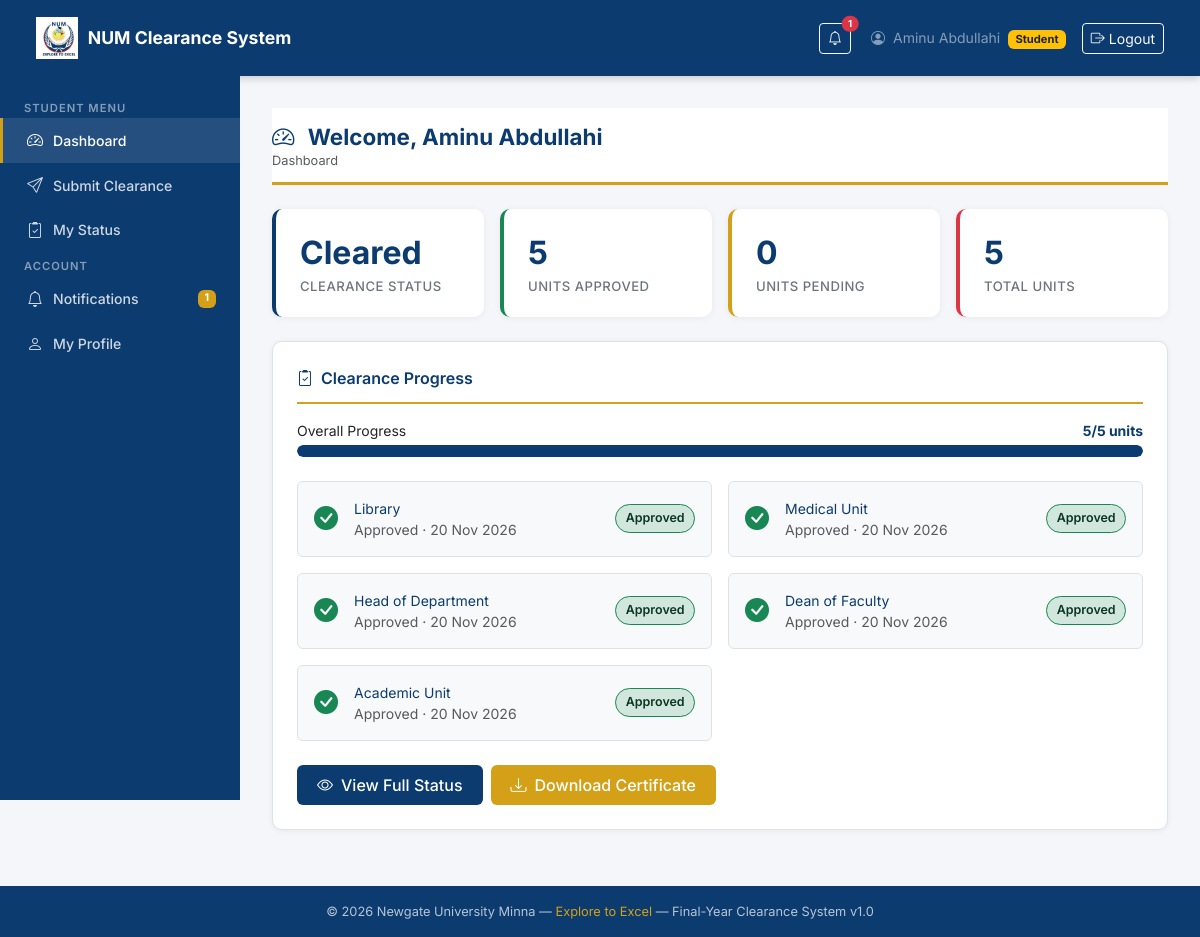
Screenshot of /dashboard/ (signed in) with the database file from the repository.
### accounts/models.py (models this page shows, shortened)
class CustomUser(AbstractUser):
    ROLE_CHOICES = [
        ('student',      'Student'),
        ('bursary',      'Bursary Officer'),
        ('unit_officer', 'Unit Officer'),
        ('admin',        'Administrator'),
    ]
    role            = models.CharField(max_length=20, choices=ROLE_CHOICES, default='student')
    matric_number   = models.CharField(max_length=20, blank=True, null=True, unique=True)
    department      = models.CharField(max_length=100, blank=True, null=True)
    phone           = models.CharField(max_length=15, blank=True, null=True)
    is_verified     = models.BooleanField(default=False)
    @property
    def is_student(self):
        return self.role == 'student'

### clearance/models.py (models this page shows, shortened)
class ClearanceRequest(models.Model):
    STATUS_CHOICES = [
        ('pending',  'Pending'),
        ('cleared',  'Cleared'),
        ('declined', 'Declined'),
    ]
    student             = models.ForeignKey(
                            settings.AUTH_USER_MODEL,
                            on_delete=models.CASCADE,
                            related_name='clearance_requests',
                            limit_choices_to={'role': 'student'}
                          )
    session_year        = models.CharField(max_length=20)   # e.g. 2024/2025
    status              = models.CharField(max_length=10, choices=STATUS_CHOICES, default='pending')
    bursary_confirmed   = models.BooleanField(default=False)
    bursary_confirmed_by = models.ForeignKey(
                            settings.AUTH_USER_MODEL,
                            on_delete=models.SET_NULL,
                            null=True, blank=True,
                            related_name='bursary_confirmations',
                            limit_choices_to={'role': 'bursary'}
                          )
    bursary_confirmed_at = models.DateTimeField(null=True, blank=True)
    current_unit        = models.ForeignKey(
                            Unit,
                            on_delete=models.SET_NULL,
                            null=True, blank=True,
                            related_name='current_requests'
                          )
    submitted_at        = models.DateTimeField(auto_now_add=True)
    completed_at        = models.DateTimeField(null=True, blank=True)
    class Meta:
        unique_together = ('student', 'session_year')
        ordering = ['-submitted_at']

class Approval(models.Model):
    STATUS_CHOICES = [
        ('pending',  'Pending'),
        ('approved', 'Approved'),
        ('conditional',  'Conditional'),
        ('declined', 'Declined'),
    ]
    request     = models.ForeignKey(
                    ClearanceRequest,
                    on_delete=models.CASCADE,
                    related_name='approvals'
                  )
    unit        = models.ForeignKey(
                    Unit,
                    on_delete=models.CASCADE,
                    related_name='approvals'
                  )
    officer     = models.ForeignKey(
                    settings.AUTH_USER_MODEL,
                    on_delete=models.SET_NULL,
                    null=True, blank=True,
                    related_name='approval_actions'
                  )
    status      = models.CharField(max_length=15, choices=STATUS_CHOICES, default='pending')
    remarks     = models.TextField(blank=True, null=True)
    actioned_at = models.DateTimeField(null=True, blank=True)
    class Meta:
        unique_together = ('request', 'unit')
        ordering = ['unit__order']

class Unit(models.Model):
    name        = models.CharField(max_length=100)
    order       = models.PositiveIntegerField(unique=True)  # defines the approval sequence
    officer     = models.ForeignKey(
                    settings.AUTH_USER_MODEL,
                    on_delete=models.SET_NULL,
                    null=True, blank=True,
                    related_name='assigned_unit',
                    limit_choices_to={'role': 'unit_officer'}
                  )
    is_active   = models.BooleanField(default=True)
    created_at  = models.DateTimeField(auto_now_add=True)
    class Meta:
        ordering = ['order']

### accounts/views.py (the view, shortened to what this page needs)
# urls.py: path('dashboard/', account_views.dashboard_view, name='dashboard'),
@login_required
def dashboard_view(request):
    from clearance.models import ClearanceRequest, Approval, Unit
    from django.utils import timezone
    context = {}
    if request.user.is_student:
        try:
            cr = ClearanceRequest.objects.get(student=request.user)
            approvals      = cr.approvals.select_related('unit').all()
            units_total    = approvals.count()
            units_approved = approvals.filter(status='approved').count()
            units_pending  = approvals.filter(status='pending').count()
            progress_percent = int((units_approved / units_total) * 100) \
                               if units_total > 0 else 0
            if cr.status == 'cleared':
                status_display = 'Cleared'
            elif cr.status == 'declined':
                status_display = 'Declined'
            elif not cr.bursary_confirmed:
                status_display = 'Awaiting Bursary'
            else:
                status_display = 'In Progress'
            context.update({
                'clearance_request': cr,
                'approvals':         approvals,
                'units_total':       units_total,
                'units_approved':    units_approved,
                'units_pending':     units_pending,
                'progress_percent':  progress_percent,
                'request_status':    status_display,
            })
        except ClearanceRequest.DoesNotExist:
            context['clearance_request'] = None
    return render(request, 'clearance/dashboard.html', context)

### templates/clearance/dashboard.html (shortened to what this page needs)
{% extends 'base.html' %}
{% load static %}
{% block content %}
<div class="page-header">
  <h1>
    <i class="bi bi-speedometer2 me-2"></i>
    Welcome, {{ user.get_full_name|default:user.username }}
  </h1>
  <nav aria-label="breadcrumb">
    <ol class="breadcrumb">
      <li class="breadcrumb-item active">Dashboard</li>
    </ol>
  </nav>
</div>
{% if user.is_student %}
  <div class="row g-3 mb-4">
    <div class="col-sm-6 col-lg-3">
      <div class="stat-card">
        <div class="stat-number">{{ request_status|default:"—" }}</div>
        <div class="stat-label">Clearance Status</div>
      </div>
    </div>
    <div class="col-sm-6 col-lg-3">
      <div class="stat-card green">
        <div class="stat-number">{{ units_approved|default:"0" }}</div>
        <div class="stat-label">Units Approved</div>
      </div>
    </div>
    <div class="col-sm-6 col-lg-3">
      <div class="stat-card gold">
        <div class="stat-number">{{ units_pending|default:"0" }}</div>
        <div class="stat-label">Units Pending</div>
      </div>
    </div>
    <div class="col-sm-6 col-lg-3">
      <div class="stat-card red">
        <div class="stat-number">{{ units_total|default:"0" }}</div>
        <div class="stat-label">Total Units</div>
      </div>
    </div>
  </div>
  <div class="num-card">
    <div class="card-title">
      <i class="bi bi-clipboard2-check me-2"></i>Clearance Progress
    </div>
    {% if clearance_request %}
      <div class="mb-4">
        <div class="d-flex justify-content-between small mb-1">
          <span class="fw-600 text-navy">Overall Progress</span>
          <span class="fw-bold" style="color:var(--num-navy);">
            {{ units_approved }}/{{ units_total }} units
          </span>
        </div>
        <div class="progress" style="height:12px; border-radius:10px;">
          <div class="progress-bar"
               role="progressbar"
               style="width:{{ progress_percent }}%;
                      background-color:var(--num-navy);
                      border-radius:10px;"
               aria-valuenow="{{ progress_percent }}"
               aria-valuemin="0" aria-valuemax="100">
          </div>
        </div>
      </div>
      <div class="row g-3">
        {% for approval in approvals %}
          <div class="col-md-6">
            <div class="d-flex align-items-center p-3 rounded"
                 style="background:#f8f9fa; border:1px solid var(--num-border);">
              <div class="me-3">
                {% if approval.status == 'approved' %}
                  <i class="bi bi-check-circle-fill fs-4"
                     style="color:var(--num-green);"></i>
                {% elif approval.status == 'declined' %}
                  <i class="bi bi-x-circle-fill fs-4"
                     style="color:var(--num-red);"></i>
                {% else %}
                  <i class="bi bi-clock fs-4"
                     style="color:#d4a017;"></i>
                {% endif %}
              </div>
              <div class="flex-grow-1">
                <div class="fw-600 small" style="color:var(--num-navy);">
                  {{ approval.unit.name }}
                </div>
                <div class="small text-muted">
                  {% if approval.status == 'approved' %}
                    Approved
                    {% if approval.actioned_at %}
                      · {{ approval.actioned_at|date:"d M Y" }}
                    {% endif %}
                  {% elif approval.status == 'declined' %}
                    Declined
                    {% if approval.remarks %}
                      · {{ approval.remarks|truncatechars:40 }}
                    {% endif %}
                  {% else %}
                    Awaiting approval
                  {% endif %}
                </div>
              </div>
              <span class="status-badge badge-{{ approval.status }}">
                {{ approval.status|capfirst }}
              </span>
            </div>
          </div>
        {% endfor %}
      </div>
      <div class="mt-4 d-flex gap-2 flex-wrap">
        <a href="{% url 'clearance:status' %}"
           class="btn btn-num">
          <i class="bi bi-eye me-2"></i>View Full Status
        </a>
        {% if clearance_request.status == 'cleared' %}
          <a href="{% url 'clearance:download_certificate' clearance_request.pk %}"
             class="btn btn-gold">
            <i class="bi bi-download me-2"></i>Download Certificate
          </a>
        {% endif %}
      </div>
    {% endif %}
  </div>
{% endif %}
{% endblock %}

### templates/base.html (shortened to what this page needs)
{% load static clearance_tags %}
<!DOCTYPE html>
<html lang="en">
<head>
  <link href="https://cdn.jsdelivr.net/npm/bootstrap@5.3.0/dist/css/bootstrap.min.css" rel="stylesheet"/>
  <link href="https://cdn.jsdelivr.net/npm/bootstrap-icons@1.11.0/font/bootstrap-icons.css" rel="stylesheet"/>
</head>
<body>
  {% if user.is_authenticated %}
  <nav class="navbar num-navbar">
    <div class="container-fluid">
      <a class="navbar-brand" href="{% url 'dashboard' %}">
        {% load static %}
        <img src="{% static 'images/num-logo.webp' %}" alt="NUM Logo"/>
        <span>NUM Clearance System</span>
      </a>
      <div class="d-flex align-items-center gap-3">
        {% load clearance_tags %}
          {% unread_count request.user as unread %}
        <a href="{% url 'clearance:notifications' %}"
          class="btn btn-sm btn-outline-light position-relative me-1">
          <i class="bi bi-bell"></i>
          {% if unread > 0 %}
            <span class="position-absolute top-0 start-100
                        translate-middle badge rounded-pill bg-danger"
                  style="font-size:0.6rem;">
              {{ unread }}
            </span>
          {% endif %}
        </a>
        <span class="text-white-50 small d-none d-md-inline">
          <i class="bi bi-person-circle me-1"></i>
          {{ user.get_full_name|default:user.username }}
          <span class="badge bg-warning text-dark ms-1" style="font-size:0.7rem;">
            {{ user.get_role_display }}
          </span>
        </span>
        <a href="{% url 'logout' %}" class="btn btn-sm btn-outline-light">
          <i class="bi bi-box-arrow-right me-1"></i>Logout
        </a>
      </div>
    </div>
  </nav>
  <div class="sidebar">
    {% if user.is_student %}
      <span class="sidebar-heading">Student Menu</span>
      <a href="{% url 'dashboard' %}"
         class="nav-link {% if request.resolver_match.url_name == 'dashboard' %}active{% endif %}">
        <i class="bi bi-speedometer2"></i> Dashboard
      </a>
      <a href="{% url 'clearance:submit' %}"
         class="nav-link {% if request.resolver_match.url_name == 'submit' %}active{% endif %}">
        <i class="bi bi-send"></i> Submit Clearance
      </a>
      <a href="{% url 'clearance:status' %}"
         class="nav-link {% if request.resolver_match.url_name == 'status' %}active{% endif %}">
        <i class="bi bi-clipboard2-check"></i> My Status
      </a>
    {% endif %}
    <span class="sidebar-heading" style="margin-top:2rem;">Account</span>
      <a href="{% url 'clearance:notifications' %}"
        class="nav-link {% if request.resolver_match.url_name == 'notifications' %}active{% endif %}">
        <i class="bi bi-bell"></i> Notifications
        {% unread_count request.user as unread %}
        {% if unread > 0 %}
          <span class="badge ms-auto"
                style="background:var(--num-gold); color:white;">
            {{ unread }}
          </span>
        {% endif %}
      </a>
      <a href="{% url 'accounts:profile' %}" class="nav-link">
        <i class="bi bi-person"></i> My Profile
      </a>
  </div>
  <div class="main-content">
    {% block content %}{% endblock %}
  </div>
  {% else %}
    {% block auth_content %}{% endblock %}
  {% endif %}
  <footer class="num-footer">
    &copy; {% now "Y" %} Newgate University Minna &mdash;
    <span>Explore to Excel</span> &mdash;
    Final-Year Clearance System v1.0
  </footer>
</body>
</html>

### rows the page displays
CustomUser: get_full_name "Aminu Abdullahi", role "Student"
ClearanceRequest: status "Cleared"
Approval: unit.name "Library", actioned_at "20 Nov 2026", status "Approved"
Approval: unit.name "Medical Unit", actioned_at "20 Nov 2026", status "Approved"
Approval: unit.name "Head of Department", actioned_at "20 Nov 2026", status "Approved"
Approval: unit.name "Dean of Faculty", actioned_at "20 Nov 2026", status "Approved"
Approval: unit.name "Academic Unit", actioned_at "20 Nov 2026", status "Approved"

### other values shown
{{ unread }} "1"
{{ units_approved|default:"0" }} "5"
{{ units_pending|default:"0" }} "0"
{{ units_total|default:"0" }} "5"
{{ units_approved }} "5"
{{ units_total }} "5"
